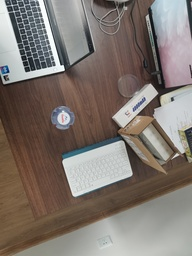
#> input picture bigcircle1.jpg, 192 x 256 px, shrunk from 3000 x 4000 before the run, given in place of the camera
$ python circle_identify.py
#> lines starting #> are read from the running program, lines starting #| are printed output that depends on the picture; after the words box and inside, x2 and y2 are one past the last pixel; in counts of white or black regions, pixels touching at a corner belong together
#> further down, img is the input picture: shape (256, 192, 3); mean B, G, R 111.4, 118, 127.4
# -*- coding: utf-8 -*-
"""
Created on Wed Dec 23 16:06:52 2020

@author: Charles Lee
"""

import cv2
import numpy as np
import math
import sys
from time import time

start = time()
def seg_circle(img):
    h, w = img.shape[:2]
#> h = 256; w = 192
    result = np.zeros([h, w, 3])
    circles = detect_circle(img)
    print("圆心：", circles[0][0], circles[0][1])
    print("半径：", circles[0][2])
    time2 = time()
    print(time2-time1)

    # [4 lines of commented-out code are left out]
    cv2.circle(img,(circles[0][0],circles[0][1]),circles[0][2],(0,255,0),2)
    time3 = time()
    print(time3-time2)

    # cv2.imwrite('result.jpg', img)
    time4 = time()
    print(time4-time3)
    print('图片输出完成')

def detect_circle(img):
    gray = cv2.cvtColor(img, cv2.COLOR_BGR2GRAY)
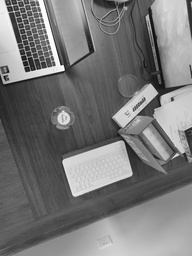
#> gray: shape (256, 192); min 8, max 255, mean 120.1
    gaussian = cv2.GaussianBlur(gray, (3, 3), 0)
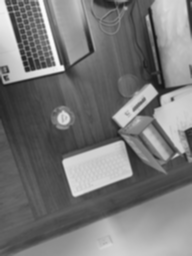
#> gaussian: shape (256, 192); min 21, max 252, mean 120.1
    circles1 = cv2.HoughCircles(gaussian, cv2.HOUGH_GRADIENT, 1, 100, param1=200, param2=30, minRadius=0, maxRadius=0)
#> circles1 = [[79.5, 70.5, 78.5], [175.5, 123.5, 49.3]]
    try:
        circles = circles1[0, :, :]
#> circles = [[79.5, 70.5, 78.5], [175.5, 123.5, 49.3]]
    except:
        print('detect_circle 未检测到圆形')
        sys.exit()
    circles = np.uint16(np.around(circles))
#> circles = [[80, 70, 78], [176, 124, 49]]
    return circles

def distance(x1, y1, x2, y2):
    return math.sqrt((x1-x2)**2 + (y1 - y2)**2)

while 1:
    cap=cv2.VideoCapture(0)
    sucess,img=cap.read()
    # img = cv2.imread('bigcircle2.jpg')
    time1 = time()
    seg_circle(img)
#| 圆心： 80 70
#| 半径： 78
#> in seg_circle, `cv2.circle(img,(circles[0][0],circles[0][1]),circles[0][2],(0,255,0),2)`:
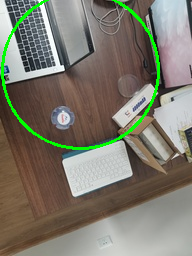
#> img: shape (256, 192, 3); 2.58% of pixels changed, all inside (x1, y1, x2, y2) = (1, 0, 160, 150)
    end = time()
    # print('运行时间：',end-start)

$ run again, on bigcircle2.jpg
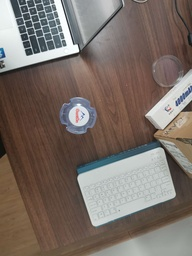
#> input picture bigcircle2.jpg, 192 x 256 px, shrunk from 3000 x 4000 before the run, given in place of the camera
#> img is the input picture: shape (256, 192, 3); mean B, G, R 103.5, 110.9, 122.5
#> in detect_circle, `gaussian = cv2.GaussianBlur(gray, (3, 3), 0)`:
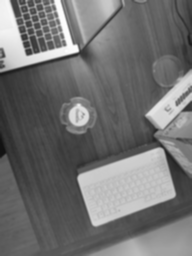
#> gaussian: shape (256, 192); min 17, max 253, mean 113.5
#> circles1 = [[67.5, 3.5, 42.7]]
#> in detect_circle, `circles = np.uint16(np.around(circles))`: circles = [[68, 4, 43]]
#| 圆心： 68 4
#| 半径： 43
#> in seg_circle, `cv2.circle(img,(circles[0][0],circles[0][1]),circles[0][2],(0,255,0),2)`:
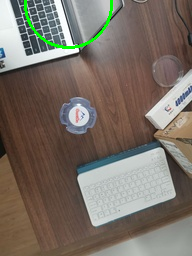
#> img: shape (256, 192, 3); 0.86% of pixels changed, all inside (x1, y1, x2, y2) = (24, 0, 113, 49)
